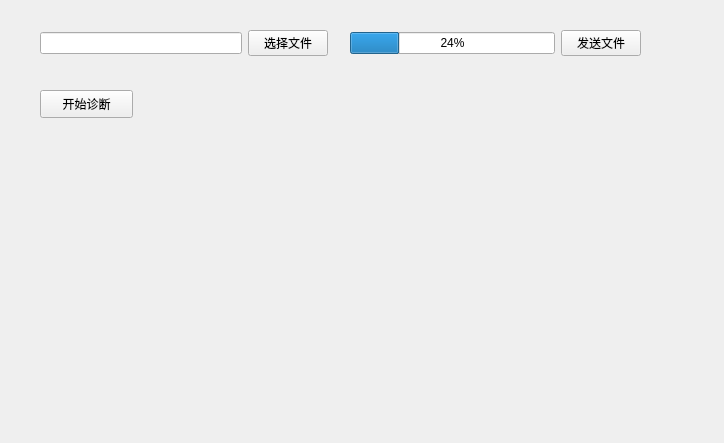
<?xml version="1.0" encoding="UTF-8"?>
<ui version="4.0">
 <class>FaultDiagnosis</class>
 <widget class="QWidget" name="FaultDiagnosis">
  <property name="geometry">
   <rect>
    <x>0</x>
    <y>0</y>
    <width>724</width>
    <height>443</height>
   </rect>
  </property>
  <property name="windowTitle">
   <string>Form</string>
  </property>
  <property name="windowIcon">
   <iconset resource="main.qrc">
    <normaloff>:/image/_displayLogo.png</normaloff>:/image/_displayLogo.png</iconset>
  </property>
  <widget class="QPushButton" name="pushButton_startDiagnosis">
   <property name="geometry">
    <rect>
     <x>40</x>
     <y>90</y>
     <width>93</width>
     <height>28</height>
    </rect>
   </property>
   <property name="text">
    <string>开始诊断</string>
   </property>
  </widget>
  <widget class="QWidget" name="widget" native="true">
   <property name="geometry">
    <rect>
     <x>40</x>
     <y>20</y>
     <width>288</width>
     <height>46</height>
    </rect>
   </property>
   <layout class="QHBoxLayout" name="horizontalLayout">
    <item>
     <widget class="QLineEdit" name="filepath"/>
    </item>
    <item>
     <widget class="QPushButton" name="pushButton_chooseFile">
      <property name="text">
       <string>选择文件</string>
      </property>
     </widget>
    </item>
   </layout>
  </widget>
  <widget class="QWidget" name="widget_2" native="true">
   <property name="geometry">
    <rect>
     <x>350</x>
     <y>20</y>
     <width>291</width>
     <height>46</height>
    </rect>
   </property>
   <layout class="QHBoxLayout" name="horizontalLayout_2">
    <item>
     <widget class="QProgressBar" name="progressBar">
      <property name="value">
       <number>24</number>
      </property>
     </widget>
    </item>
    <item>
     <widget class="QPushButton" name="pushButton_sendFile">
      <property name="text">
       <string>发送文件</string>
      </property>
     </widget>
    </item>
   </layout>
  </widget>
 </widget>
 <resources>
  <include location="main.qrc"/>
 </resources>
 <connections/>
</ui>
